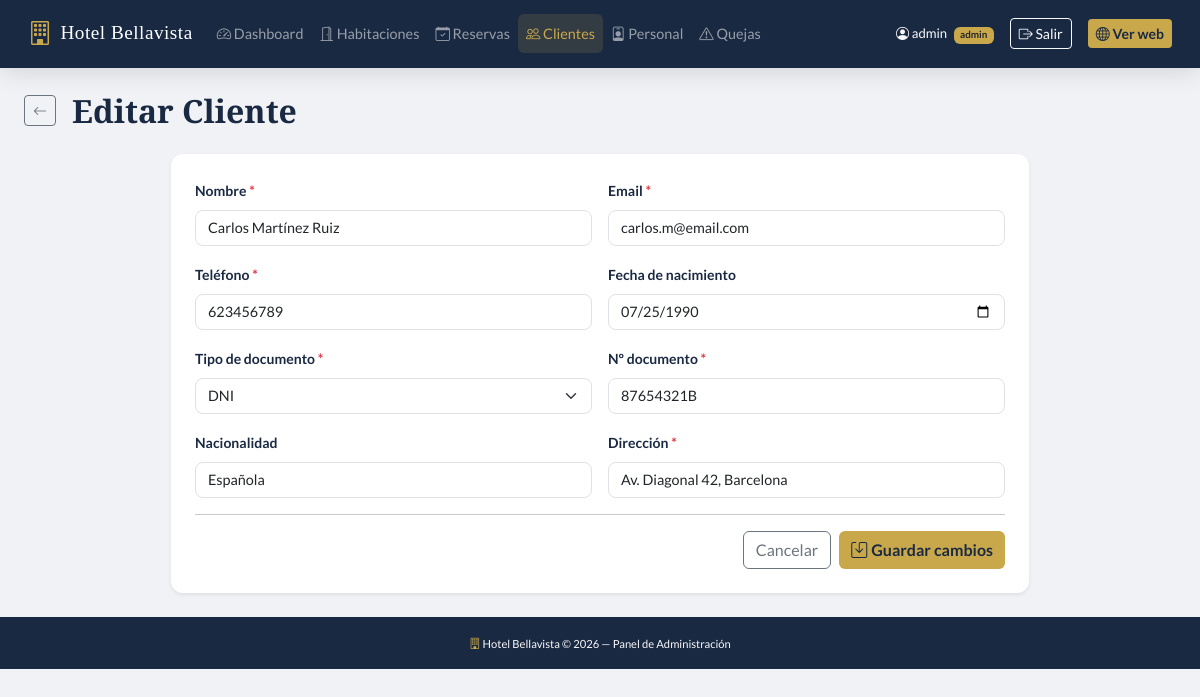
The app's page /admin/customers/edit.php?id=2 (signed in) with its own data.
### tables this page shows
CREATE TABLE `customer` (
  `customer_id`    INT(10) NOT NULL AUTO_INCREMENT,
  `customer_name`  VARCHAR(100) NOT NULL,
  `email`          VARCHAR(100) NOT NULL,
  `contact_no`     VARCHAR(20) NOT NULL,
  `id_card_type_id` INT(10) NOT NULL,
  `id_card_no`     VARCHAR(30) NOT NULL,
  `address`        VARCHAR(200) NOT NULL,
  `nationality`    VARCHAR(100) DEFAULT 'Española',
  `birth_date`     DATE DEFAULT NULL,
  `created_at`     TIMESTAMP NOT NULL DEFAULT CURRENT_TIMESTAMP,
  PRIMARY KEY (`customer_id`),
  FOREIGN KEY (`id_card_type_id`) REFERENCES `id_card_type`(`id_card_type_id`)
);

CREATE TABLE `id_card_type` (
  `id_card_type_id` INT(10) NOT NULL AUTO_INCREMENT,
  `id_card_type`    VARCHAR(100) NOT NULL,
  PRIMARY KEY (`id_card_type_id`)
);

### admin/customers/edit.php (the view, shortened to what this page needs)
<?php
$db = getDB(); $id = (int)($_GET['id'] ?? 0);
$stmt = $db->prepare("SELECT * FROM customer WHERE customer_id = ?"); $stmt->execute([$id]); $cliente = $stmt->fetch();
$tipos = $db->query("SELECT * FROM id_card_type")->fetchAll();
require_once '../../includes/header.php';
?>
<div class="d-flex align-items-center mb-4 gap-3">
    <a href="/hotel/admin/customers/view.php?id=<?= $id ?>" class="btn btn-sm btn-outline-secondary"><i class="bi bi-arrow-left"></i></a>
    <h2 class="font-playfair mb-0">Editar Cliente</h2>
</div>
<div class="row justify-content-center"><div class="col-12 col-lg-9">
<div class="card border-0 shadow-sm"><div class="card-body p-4">
<form method="POST" id="formCliente" novalidate>
    <div class="row g-3">
        <div class="col-md-6"><label class="form-label">Nombre <span class="text-danger">*</span></label>
            <input type="text" class="form-control" name="customer_name" value="<?= htmlspecialchars($_POST['customer_name'] ?? $cliente['customer_name']) ?>" required></div>
        <div class="col-md-6"><label class="form-label">Email <span class="text-danger">*</span></label>
            <input type="email" class="form-control" id="email" name="email" value="<?= htmlspecialchars($_POST['email'] ?? $cliente['email']) ?>" required></div>
        <div class="col-md-6"><label class="form-label">Teléfono <span class="text-danger">*</span></label>
            <input type="tel" class="form-control" id="contact_no" name="contact_no" value="<?= htmlspecialchars($_POST['contact_no'] ?? $cliente['contact_no']) ?>" required></div>
        <div class="col-md-6"><label class="form-label">Fecha de nacimiento</label>
            <input type="date" class="form-control" name="birth_date" value="<?= htmlspecialchars($_POST['birth_date'] ?? $cliente['birth_date'] ?? '') ?>"></div>
        <div class="col-md-6"><label class="form-label">Tipo de documento <span class="text-danger">*</span></label>
            <select class="form-select" name="id_card_type_id" required>
                <?php foreach($tipos as $t): ?><option value="<?= $t['id_card_type_id'] ?>" <?= ($_POST['id_card_type_id'] ?? $cliente['id_card_type_id']) == $t['id_card_type_id'] ? 'selected' : '' ?>><?= htmlspecialchars($t['id_card_type']) ?></option><?php endforeach; ?>
            </select></div>
        <div class="col-md-6"><label class="form-label">Nº documento <span class="text-danger">*</span></label>
            <input type="text" class="form-control" name="id_card_no" value="<?= htmlspecialchars($_POST['id_card_no'] ?? $cliente['id_card_no']) ?>" required></div>
        <div class="col-md-6"><label class="form-label">Nacionalidad</label>
            <input type="text" class="form-control" name="nationality" value="<?= htmlspecialchars($_POST['nationality'] ?? $cliente['nationality'] ?? '') ?>"></div>
        <div class="col-md-6"><label class="form-label">Dirección <span class="text-danger">*</span></label>
            <input type="text" class="form-control" name="address" value="<?= htmlspecialchars($_POST['address'] ?? $cliente['address']) ?>" required></div>
    </div>
    <hr>
    <div class="d-flex gap-2 justify-content-end">
        <a href="/hotel/admin/customers/view.php?id=<?= $id ?>" class="btn btn-outline-secondary">Cancelar</a>
        <button type="submit" class="btn btn-gold"><i class="bi bi-save me-1"></i>Guardar cambios</button>
    </div>
</form>
</div></div></div></div>
<?php require_once '../../includes/footer.php'; ?>

### assets/css/style.css (style rules this page uses)
:root { --color-primario: #1a2942; --color-secundario: #2c4a7c; --color-gold: #c9a84c; --color-gold-light: #f0d080; --color-blanco: #ffffff; --color-gris-claro: #f8f9fa; --color-gris: #6c757d; --color-texto: #2d3748; --fuente-titulos: 'Playfair Display', Georgia, serif; --fuente-texto: 'Lato', 'Helvetica Neue', sans-serif; --sombra-suave: 0 2px 15px rgba(0,0,0,0.08); --sombra-media: 0 4px 25px rgba(0,0,0,0.12); --radio-borde: 12px; --transicion: 0.3s ease; }
*, *::before, *::after { box-sizing: border-box; }
body { font-family: var(--fuente-texto); color: var(--color-texto); background-color: #f0f2f5; font-size: 15px; line-height: 1.6; }
h1, h2, h3, h4, h5 { font-family: var(--fuente-titulos); font-weight: 700; color: var(--color-primario); }
.font-playfair { font-family: var(--fuente-titulos) !important; }
.btn-gold { background-color: var(--color-gold); color: var(--color-primario); font-weight: 700; border: none; transition: background-color var(--transicion), transform var(--transicion); }
.card { border-radius: var(--radio-borde); overflow: hidden; }
.form-control, .form-select { border-radius: 8px; border-color: #dee2e6; font-size: 0.9rem; transition: border-color var(--transicion), box-shadow var(--transicion); }
.form-label { font-weight: 600; font-size: 0.875rem; color: var(--color-primario); }

### records on screen
customer: customer_name "Carlos Martínez Ruiz", email "carlos.m@email.com", contact_no "623456789", birth_date "07/25/1990", id_card_type_id "DNI", id_card_no "87654321B", nationality "Española", address "Av. Diagonal 42, Barcelona"

### other values on screen
currentUser() "admin"
$userRole "admin"
